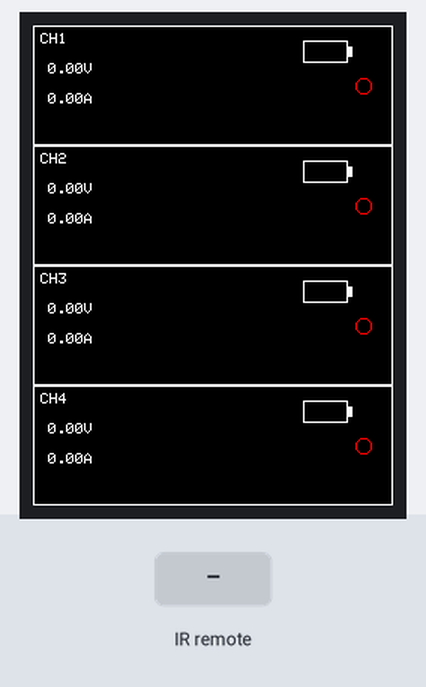
Recording of a sketch running on a simulated ESP32. Parts: 240×320 colour display. Inputs (shaded band) come from the test bench.

Above: at 1.0 s.
1.1 s: infrared code 0x6 received
At 2.89 s:
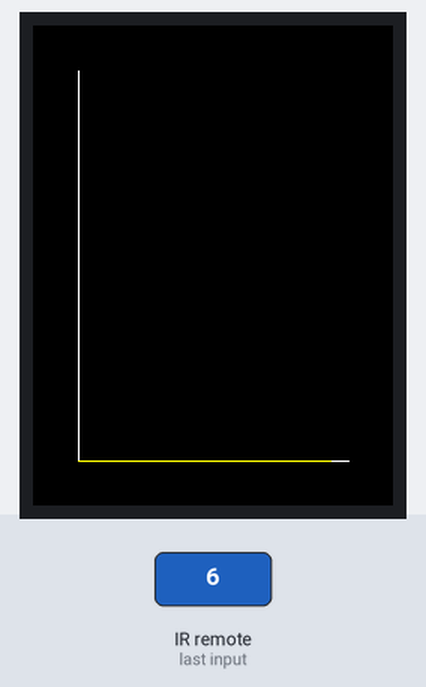
3.3 s: infrared code 0x6 received
At 3.59 s:
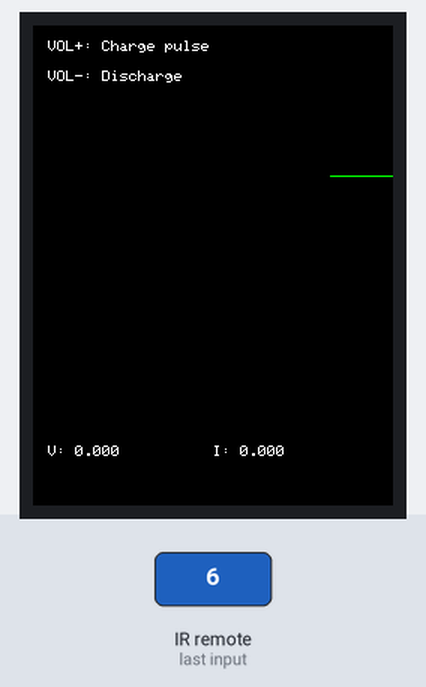
Timing chart, 0 to 6.3 s (numbered marks = the images above; inputs shaded):
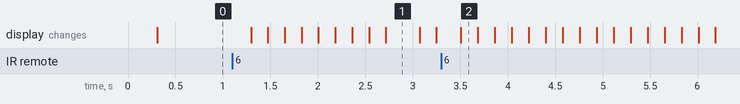

Measured:
- after the input at 1.1 s, the display: first changes after 0.20 s (image 1 shows a later state)
- after the input at 3.3 s, the display: changes after 0.21 s (image 2)

The sketch:

simple1.ino
```cpp
#include <TFT_eSPI.h>
#include <IRremote.h>
#include <vector>

// Display setup
TFT_eSPI tft = TFT_eSPI();
#define SCREEN_WIDTH 240
#define SCREEN_HEIGHT 320

// IR setup
#define IR_RECEIVE_PIN 22
#define IR_BUTTON_CH_UP   0x1
#define IR_BUTTON_CH_DOWN 0x2
#define IR_BUTTON_VOL_UP  0x3
#define IR_BUTTON_VOL_DOWN 0x4
#define IR_BUTTON_ENTER   0x5
#define IR_BUTTON_BACK    0x6

// Battery charging parameters
struct ChargingChannel {
    float currentVoltage = 0;
    float currentCurrent = 0;
    float targetCurrent = 0;
    float rampRate = 0.1;      // A/s
    bool isCharging = false;
    std::vector<float> voltageHistory;
    std::vector<float> currentHistory;
    uint32_t chargeStartTime = 0;
    bool selfDischargeTest = false;
};

// Screen base class
class Screen {
protected:
    TFT_eSPI& display;
    std::vector<ChargingChannel>& channels;
public:
    Screen(TFT_eSPI& d, std::vector<ChargingChannel>& ch) : display(d), channels(ch) {}
    virtual void draw() = 0;
    virtual void handleButton(uint8_t button) = 0;
    virtual ~Screen() {}
};

// Main channel status screen
class MainScreen : public Screen {
public:
    MainScreen(TFT_eSPI& d, std::vector<ChargingChannel>& ch) : Screen(d, ch) {}

    void draw() override {
        display.fillScreen(TFT_BLACK);

        for(size_t i = 0; i < channels.size(); i++) {
            int yPos = i * 80;
            // Channel header
            display.drawRect(0, yPos, SCREEN_WIDTH, 80, TFT_WHITE);
            display.setTextColor(TFT_WHITE);
            display.drawString("CH" + String(i+1), 5, yPos + 5);

            // Battery symbol
            drawBatterySymbol(180, yPos + 10, channels[i].currentVoltage);

            // Status values
            display.drawString(String(channels[i].currentVoltage, 2) + "V", 10, yPos + 25);
            display.drawString(String(channels[i].currentCurrent, 2) + "A", 10, yPos + 45);

            // Status indicator
            if(channels[i].isCharging) {
                display.fillCircle(220, yPos + 40, 5, TFT_GREEN);
            } else {
                display.drawCircle(220, yPos + 40, 5, TFT_RED);
            }
        }
    }

    void handleButton(uint8_t button) override {
        // Handle channel selection and basic controls
    }

private:
    void drawBatterySymbol(int x, int y, float voltage) {
        // Draw battery outline
        display.drawRect(x, y, 30, 15, TFT_WHITE);
        display.fillRect(x + 30, y + 4, 3, 7, TFT_WHITE);

        // Fill based on voltage (assuming 1.2V NiMH)
        int fillWidth = (voltage / 1.5) * 28;
        display.fillRect(x + 1, y + 1, fillWidth, 13, TFT_GREEN);
    }
};

// Graph screen for charge process
class GraphScreen : public Screen {
public:
    GraphScreen(TFT_eSPI& d, std::vector<ChargingChannel>& ch) : Screen(d, ch) {}

    void draw() override {
        display.fillScreen(TFT_BLACK);

        // Draw axes
        display.drawLine(30, 30, 30, SCREEN_HEIGHT-30, TFT_WHITE);  // Y axis
        display.drawLine(30, SCREEN_HEIGHT-30, SCREEN_WIDTH-30, SCREEN_HEIGHT-30, TFT_WHITE);  // X axis

        // Plot voltage history
        if(!channels[selectedChannel].voltageHistory.empty()) {
            int numPoints = channels[selectedChannel].voltageHistory.size();
            float xScale = (SCREEN_WIDTH - 60) / float(numPoints);
            float yScale = (SCREEN_HEIGHT - 60) / 1.5f;  // Assume max 1.5V

            for(int i = 1; i < numPoints; i++) {
                display.drawLine(
                    30 + (i-1) * xScale,
                    SCREEN_HEIGHT - 30 - channels[selectedChannel].voltageHistory[i-1] * yScale,
                    30 + i * xScale,
                    SCREEN_HEIGHT - 30 - channels[selectedChannel].voltageHistory[i] * yScale,
                    TFT_YELLOW
                );
            }
        }
    }

    void handleButton(uint8_t button) override {
        if(button == IR_BUTTON_CH_UP) selectedChannel = (selectedChannel + 1) % channels.size();
        if(button == IR_BUTTON_CH_DOWN) selectedChannel = (selectedChannel > 0) ? selectedChannel - 1 : channels.size() - 1;
    }

private:
    size_t selectedChannel = 0;
};

// Manual maintenance screen
class MaintenanceScreen : public Screen {
public:
    MaintenanceScreen(TFT_eSPI& d, std::vector<ChargingChannel>& ch) : Screen(d, ch) {}

    void draw() override {
        display.fillScreen(TFT_BLACK);
        display.setTextColor(TFT_WHITE);

        // Instructions
        display.drawString("VOL+: Charge pulse", 10, 10);
        display.drawString("VOL-: Discharge", 10, 30);

        // Real-time voltage graph (rolling)
        drawVoltageGraph();

        // Current status
        display.drawString("V: " + String(channels[selectedChannel].currentVoltage, 3), 10, SCREEN_HEIGHT - 40);
        display.drawString("I: " + String(channels[selectedChannel].currentCurrent, 3), 120, SCREEN_HEIGHT - 40);
    }

    void handleButton(uint8_t button) override {
        switch(button) {
            case IR_BUTTON_VOL_UP:
                // Send charge pulse
                channels[selectedChannel].targetCurrent = 0.5;  // 500mA pulse
                break;
            case IR_BUTTON_VOL_DOWN:
                // Enable discharge
                channels[selectedChannel].targetCurrent = -0.2; // 200mA discharge
                break;
            case IR_BUTTON_CH_UP:
                selectedChannel = (selectedChannel + 1) % channels.size();
                break;
            case IR_BUTTON_CH_DOWN:
                selectedChannel = (selectedChannel > 0) ? selectedChannel - 1 : channels.size() - 1;
                break;
        }
    }

private:
    size_t selectedChannel = 0;

    void drawVoltageGraph() {
        // Implementation of rolling voltage graph
        const auto& history = channels[selectedChannel].voltageHistory;
        if(history.empty()) return;

        float xScale = (SCREEN_WIDTH - 20) / 100.0f;  // Show last 100 samples
        float yScale = 100.0f;  // Scale voltage to pixels

        for(size_t i = 1; i < history.size() && i < 100; i++) {
            display.drawLine(
                SCREEN_WIDTH - (i-1) * xScale,
                100 + history[history.size()-i-1] * yScale,
                SCREEN_WIDTH - i * xScale,
                100 + history[history.size()-i] * yScale,
                TFT_GREEN
            );
        }
    }
};

// Main application class
class BatteryChargerUI {
private:
    TFT_eSPI& display;
    std::vector<ChargingChannel> channels;
    std::vector<Screen*> screens;
    size_t currentScreen = 0;

public:
    BatteryChargerUI(TFT_eSPI& d, size_t numChannels = 4) : display(d) {
        channels.resize(numChannels);

        // Initialize screens
        screens.push_back(new MainScreen(display, channels));
        screens.push_back(new GraphScreen(display, channels));
        screens.push_back(new MaintenanceScreen(display, channels));

        // Initialize display
        display.init();
        display.setRotation(0);
        display.fillScreen(TFT_BLACK);
    }

    void handleButton(uint8_t button) {
        if(button == IR_BUTTON_BACK) {
            currentScreen = (currentScreen + 1) % screens.size();
        } else {
            screens[currentScreen]->handleButton(button);
        }
        update();
    }

    void update() {
        updateMeasurements();
        screens[currentScreen]->draw();
    }

    ~BatteryChargerUI() {
        for(auto screen : screens) {
            delete screen;
        }
    }

private:
    void updateMeasurements() {
        // Update voltage and current measurements for each channel
        for(auto& channel : channels) {
            // Add your ADC reading code here

            // Store history
            channel.voltageHistory.push_back(channel.currentVoltage);
            channel.currentHistory.push_back(channel.currentCurrent);

            // Limit history size
            if(channel.voltageHistory.size() > 1000) {
                channel.voltageHistory.erase(channel.voltageHistory.begin());
                channel.currentHistory.erase(channel.currentHistory.begin());
            }
        }
    }
};

// Main program
void setup() {
    // Initialize IR receiver
    IrReceiver.begin(IR_RECEIVE_PIN);

    // Create UI instance
    BatteryChargerUI ui(tft);

    // Main loop
    while(true) {
        if(IrReceiver.decode()) {
            uint8_t command = IrReceiver.decodedIRData.command;
            ui.handleButton(command);
            IrReceiver.resume();
        }

        ui.update();
        delay(100);  // Update rate 10Hz
    }
}

void loop() {
    // Empty - using while(true) in setup()
}
```
